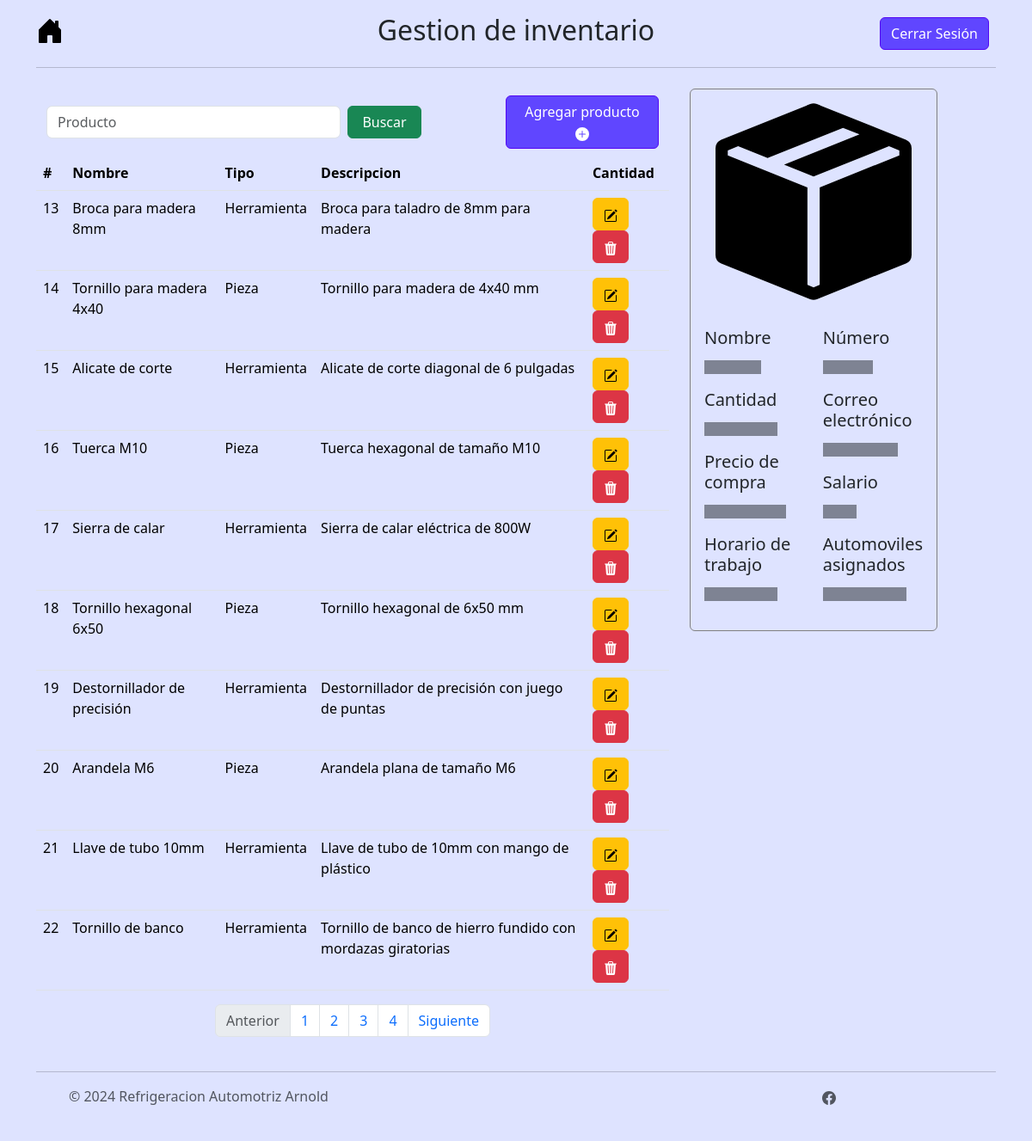
Screenshot of /menu/inventario/page/2 (signed in) with the database file from the repository.
### tables this page shows
CREATE TABLE inventario (id_inventario INTEGER PRIMARY KEY AUTOINCREMENT NOT NULL UNIQUE, Nombre TEXT (50) NOT NULL, Cantidad INTEGER NOT NULL, PrecioCompra NUMERIC (18, 2), Tipo TEXT CHECK (Tipo IN ('Herramienta', 'Pieza')), Activo NUMERIC DEFAULT (1) NOT NULL, Descripcion TEXT, PrecioVenta INTEGER);

### controller/inventario_controller.py (the view)
@app.route("/menu/inventario")
@app.route("/menu/inventario/page")
@app.route("/menu/inventario/page/<int:page>")
@login_required
def menu_inventario(page=1):
    rows = select_inventario_db(page)
    return render_template('menu_inventario.html', data=rows)

### controller/login_controller.py (called while the page is built)
@login_manager.user_loader
def load_user(user_id):
    return db.get_or_404(Users, user_id)

### model/inventario_model.py (called while the page is built)
def select_inventario_db(page):
    limit = 10
    start = limit * (page - 1)
    activo = 1
    try:
        with sqlite3.connect("instance/arnold_autorefrigeraciones.db") as conn:
            c = conn.cursor()
            c.execute("SELECT * FROM inventario WHERE Activo = ? LIMIT ?, ?", (activo, start, limit))
            myresult = c.fetchall()
            insertObject = []
            columnNames = [column[0] for column in c.description]
            for record in myresult:
                insertObject.append(dict(zip(columnNames, record)))
            count = contar_activos_inventario_db()
            total_pages = ceil(count / limit)
            return [insertObject, total_pages]
    except sqlite3.Error as e:
        return str(e)

def contar_activos_inventario_db():
    activo = 1
    try:
        conn = sqlite3.connect("instance/arnold_autorefrigeraciones.db")
        c = conn.cursor()
        c.execute("SELECT count(id_inventario) FROM inventario WHERE Activo = ?", (activo, ))
        count = c.fetchall()[0][0]
        return count
    except Exception as e:
        return str(e)
    finally:
        if conn:
            conn.close()

### templates/menu_inventario.html (shortened to what this page needs)
{% extends 'base.html' %}
{% block styling %}
  {{ super() }}
  <link rel="stylesheet" href="/static/css/styles.css">
{% endblock %}
{% block nombre_menu %}Gestion de inventario{% endblock%}
{% block content %}
<div class="container parent">
  <div class="row">
    <div class="col-lg-8 col-sm-12 col-10 child">
      <nav class="navbar">
        <div class="container-fluid">
          <form class="d-flex" role="search", action="{{url_for('select_producto_by_filter')}}", method="POST">
            <input class="form-control me-2 col-lg-3" type="search" placeholder="Producto" aria-label="Search" name="filtro" required>
            <button class="btn btn-success col-lg-3" type="submit">Buscar</button>
          </form>
          <button type="button" class="btn btn-primary col-lg-3" data-bs-toggle="modal" data-bs-target="#ModalCreateProducto">
            Agregar producto
            <svg xmlns="http://www.w3.org/2000/svg" width="16" height="16" fill="currentColor" class="bi bi-plus-circle-fill" viewBox="0 0 16 16">
              <path d="M16 8A8 8 0 1 1 0 8a8 8 0 0 1 16 0M8.5 4.5a.5.5 0 0 0-1 0v3h-3a.5.5 0 0 0 0 1h3v3a.5.5 0 0 0 1 0v-3h3a.5.5 0 0 0 0-1h-3z"/>
            </svg>
          </button>
        </div>
      </nav>
    <div class="table-responsive bg-custom">
      <table class="table table-hover" id="tabla_inventario">
        <thead class="thead-dark">
          <tr>
            <th scope="col">#</th>
            <th scope="col">Nombre</th>
            <th scope="col">Tipo</th>
            <th scope="col">Descripcion</th>
            <th scope="col">Cantidad</th>
          </tr>
        </thead>
        <tbody>
          {% for producto in data[0] %}
            <tr>
              <td>{{producto.id_inventario}}</td>
              <td>{{producto.Nombre}}</td>
              <td>{{producto.Tipo}}</td>
              <td>{{producto.Descripcion}}</td>
              <td>
                <button type="button" class="btn btn-warning" data-bs-toggle="modal" data-bs-target="#modal_update{{producto.id_inventario}}">
                  </button>
                  <button type="button" class="btn btn-danger" data-bs-toggle="modal" data-bs-target="#modal_delete{{producto.id_inventario}}">
                  </button>
                </td>
              </tr>
            {% endfor %}
            </tbody>
          </table>
        </div>
        <nav aria-label="Page navigation example">
          <ul class="pagination justify-content-center">
            <li class="page-item disabled">
              <a class="page-link">Anterior</a>
            </li>
            {% for i in range(data[1]) %}
              <li class="page-item"><a class="page-link" href="{{url_for('menu_inventario', page=i+1)}}">{{i+1}}</a></li>
            {% endfor %}
            <li class="page-item">
              <a class="page-link" href="#">Siguiente</a>
            </li>
          </ul>
        </nav>
      </div>
    <div class="col-lg-4 child">
      <div class="card card-color" style="width: 18rem;" id="details_card">
        <img src="/static/icons/box-seam-fill.svg" class="card-img-top my-3 mx-auto" style="max-width: 80%;" alt="...">
        <div class="card-body">
          <div class="row">
            <div class="col">
              <h5 class="card-title">Nombre</h5>
              <p class="placeholder-glow">
                <span class="placeholder col-7"></span>
              </p>
              <h5 class="card-title">Cantidad</h5>
              <p class="placeholder-glow">
                <span class="placeholder col-9"></span>
              </p>
              <h5 class="card-title">Precio de compra</h5>
              <p class="placeholder-glow">
                <span class="placeholder col-10"></span>
              </p>
              <h5 class="card-title">Horario de trabajo</h5>
              <p class="placeholder-glow">
                <span class="placeholder col-9"></span>
              </p>
            </div>
            <div class="col">
              <h5 class="card-title">Número</h5>
              <p class="placeholder-glow">
                <span class="placeholder col-6"></span>
              </p>
              <h5 class="card-title">Correo electrónico</h5>
              <p class="placeholder-glow">
                <span class="placeholder col-9"></span>
              </p>
              <h5 class="card-title">Salario</h5>
              <p class="placeholder-glow">
                <span class="placeholder col-4"></span>
              </p>
              <h5 class="card-title">Automoviles asignados</h5>
              <p class="placeholder-glow">
                <span class="placeholder col-10"></span>
              </p>
            </div>
          </div>
        </div>
      </div>
    </div>
  </div>
</div>
{% endblock %}

### static/css/styles.css (style rules this page uses)
.bg-custom, .bg-custom th, .bg-custom td { background-color: #DEE3FF !important; }
.btn-primary { background-color: #6046FF; border: 1px solid #5308F3; color:#FFFFFF; }
.card-color { background-color: #DEE3FF; border: 1px solid #808080; }

### rows the page displays
inventario: id_inventario "13", Nombre "Broca para madera 8mm", Tipo "Herramienta", Descripcion "Broca para taladro de 8mm para madera"
inventario: id_inventario "14", Nombre "Tornillo para madera 4x40", Tipo "Pieza", Descripcion "Tornillo para madera de 4x40 mm"
inventario: id_inventario "15", Nombre "Alicate de corte", Tipo "Herramienta", Descripcion "Alicate de corte diagonal de 6 pulgadas"
inventario: id_inventario "16", Nombre "Tuerca M10", Tipo "Pieza", Descripcion "Tuerca hexagonal de tamaño M10"
inventario: id_inventario "17", Nombre "Sierra de calar", Tipo "Herramienta", Descripcion "Sierra de calar eléctrica de 800W"
inventario: id_inventario "18", Nombre "Tornillo hexagonal 6x50", Tipo "Pieza", Descripcion "Tornillo hexagonal de 6x50 mm"
inventario: id_inventario "19", Nombre "Destornillador de precisión", Tipo "Herramienta", Descripcion "Destornillador de precisión con juego de puntas"
inventario: id_inventario "20", Nombre "Arandela M6", Tipo "Pieza", Descripcion "Arandela plana de tamaño M6"
inventario: id_inventario "21", Nombre "Llave de tubo 10mm", Tipo "Herramienta", Descripcion "Llave de tubo de 10mm con mango de plástico"
inventario: id_inventario "22", Nombre "Tornillo de banco", Tipo "Herramienta", Descripcion "Tornillo de banco de hierro fundido con mordazas giratorias"

### other values shown
{{ i+1 }} "1" "2" "3" "4"
